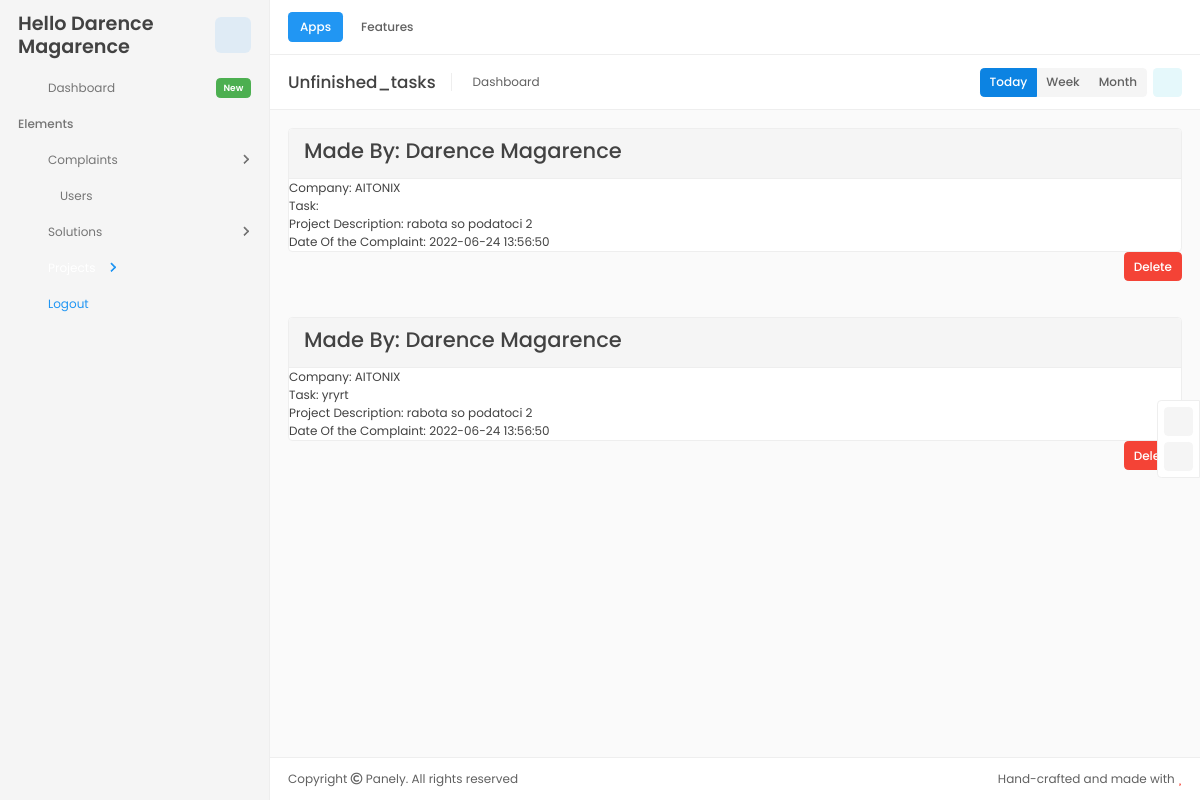
Screenshot of /unfinished_tasks.php (signed in) with the database file from the repository.
### tables this page shows
CREATE TABLE `tasks`  (
  `id` int NOT NULL AUTO_INCREMENT,
  `comment` varchar(255) NOT NULL,
  `date` datetime NOT NULL,
  `is_fixed` int NOT NULL DEFAULT 0,
  `complaint_id` int NOT NULL,
  `od_vreme` varchar(255) NULL DEFAULT NULL,
  `do_vreme` varchar(255) NULL DEFAULT NULL,
  PRIMARY KEY (`id`) USING BTREE,
  INDEX `complaint_id`(`complaint_id`) USING BTREE,
  CONSTRAINT `tasks_ibfk_1` FOREIGN KEY (`complaint_id`) REFERENCES `complaints` (`id`) ON DELETE CASCADE ON UPDATE CASCADE
);

CREATE TABLE `users`  (
  `id` int NOT NULL AUTO_INCREMENT,
  `firstname` varchar(255) NOT NULL,
  `lastname` varchar(255) NULL DEFAULT NULL,
  `email` varchar(255) NOT NULL,
  `password` varchar(255) NOT NULL,
  `mobilenumber` int NULL DEFAULT NULL,
  `token` varchar(255) NULL DEFAULT NULL,
  `is_active` varchar(255) NULL DEFAULT NULL,
  `date_time` datetime NULL DEFAULT NULL,
  `isAdmin` varchar(255) NULL DEFAULT '0',
  PRIMARY KEY (`id`) USING BTREE,
  INDEX `id`(`id`, `firstname`) USING BTREE,
  INDEX `name`(`firstname`) USING BTREE
);

CREATE TABLE `projects`  (
  `id` int NOT NULL AUTO_INCREMENT,
  `project` varchar(255) NULL DEFAULT NULL,
  `company` varchar(255) NULL DEFAULT NULL,
  PRIMARY KEY (`id`) USING BTREE
);

CREATE TABLE `complaints`  (
  `id` int NOT NULL AUTO_INCREMENT,
  `project_id` int NOT NULL,
  `contact` varchar(255) NOT NULL,
  `complain_comment` varchar(255) NOT NULL,
  `complain_date` datetime NULL DEFAULT NULL,
  `user_id` int NOT NULL,
  `type_comm_id` int NULL DEFAULT NULL,
  PRIMARY KEY (`id`, `user_id`) USING BTREE,
  INDEX `comment`(`complain_comment`) USING BTREE,
  INDEX `id`(`id`) USING BTREE,
  INDEX `user_id`(`user_id`) USING BTREE,
  INDEX `project_id`(`project_id`) USING BTREE,
  INDEX `type_comm_id`(`type_comm_id`) USING BTREE,
  CONSTRAINT `complaints_ibfk_1` FOREIGN KEY (`user_id`) REFERENCES `users` (`id`) ON DELETE CASCADE ON UPDATE CASCADE,
  CONSTRAINT `complaints_ibfk_2` FOREIGN KEY (`project_id`) REFERENCES `projects` (`id`) ON DELETE CASCADE ON UPDATE CASCADE,
  CONSTRAINT `complaints_ibfk_3` FOREIGN KEY (`type_comm_id`) REFERENCES `type_comm` (`id`) ON DELETE CASCADE ON UPDATE CASCADE
);

### unfinished_tasks.php (the view, shortened to what this page needs)
<?php
require('./config/database.php');
$sql = "        SELECT t.id, t.`comment`, t.complaint_id,
c.project_id,c.contact,c.complain_comment,c.user_id,c.type_comm_id,
ty.type_of_communication, u.firstname, p.project, p.company,t.is_fixed, c.complain_date
FROM tasks as t
JOIN complaints as c
ON t.complaint_id = c.id
JOIN type_comm as ty
ON c.type_comm_id = ty.id
JOIN users as u
ON c.user_id = u.id
JOIN projects as p
ON c.project_id = p.id
order by t.id DESC";
$query = mysqli_query($conn, $sql);
?>
<!DOCTYPE html>
<html lang="en" dir="ltr">
<head>
	<link href="assets/build/styles/ltr-core.css" rel="stylesheet">
	<link href="assets/build/styles/ltr-vendor.css" rel="stylesheet">
</head>
<body class="theme-light preload-active aside-active aside-mobile-minimized aside-desktop-maximized" id="fullscreen">
	<div class="holder">
        <?php include 'aside_header.php'; ?>
		<div class="wrapper">
            <?php require('header.php'); ?>
			<div class="content ">
				<div class="container-fluid">
                <div class='row'>
                <?php
                    while($row = mysqli_fetch_array($query)){
                        if($row['is_fixed'] == 0){
                    echo "
                    <div class='col-md-12 pb-5'>
                    <div class='card'>
                    <div class='card-header'><h3>Made By:  ".$row['firstname']. " </h3> </div>
                    <div class'card-body px-5 mx-5'>Company: ".$row['company']." <br> Task:  ".$row['comment']." <br> Project Description: ".$row['project']."
					 <br> Date Of the Complaint: ".$row['complain_date']."  </div>
                    </div>
                    <button type='submit' class='btn btn-danger delete-task
                    float-right' id=".$row['id']." >Delete</button>
                    </div>
                        ";}
                        }
                ?>
                    </div>
				</div>
			</div>
			<?php require ('footer.php'); ?>
		</div>
	<div class="float-btn float-btn-right">
		<button class="btn btn-flat-primary btn-icon mb-2" id="theme-toggle" data-toggle="tooltip" data-placement="right" title="Change theme">
			<i class="fa fa-moon"></i>
		</button>
		<a href="../rtl/index.html" class="btn btn-flat-primary btn-icon" data-toggle="tooltip" data-placement="right" title="Switch to RTL">
			<i class="fa fa-sync"></i>
		</a>
	</div>
</body>
</html>

### rows the page displays
tasks: users.firstname "Darence Magarence", projects.company "AITONIX", projects.project "rabota so podatoci 2", complaints.complain_date "2022-06-24 13:56:50"
tasks: users.firstname "Darence Magarence", projects.company "AITONIX", comment "yryrt", projects.project "rabota so podatoci 2", complaints.complain_date "2022-06-24 13:56:50"

### other values shown
$_SESSION['firstname'] "Darence Magarence"
$panel "Unfinished_tasks"
